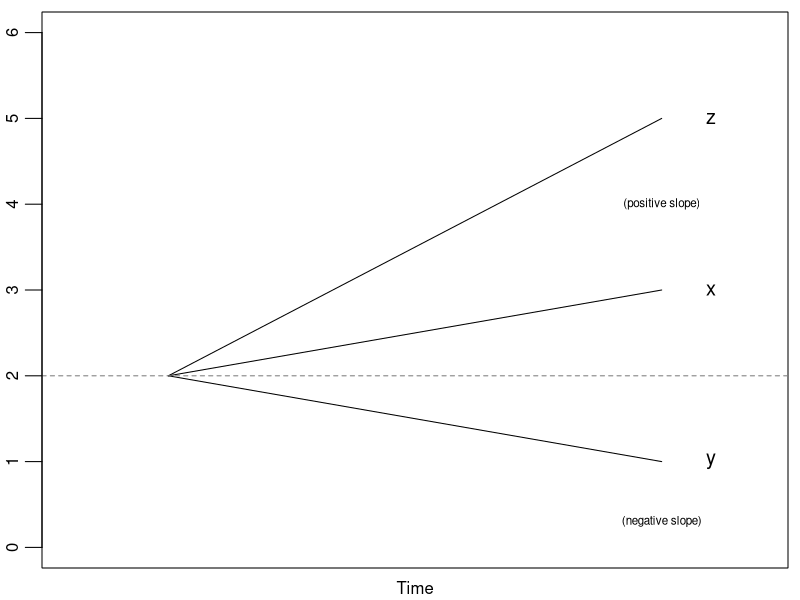

This figure's R source:
## plot figure ----

# create directory to save figure if it doesn't exist
if(!dir.exists("figures/")) {dir.create("figures/")}

# create tiff file
tiff(file = "figures/antiparallelism.tiff", 
     compression = "lzw", 
     res = 1000,
     width = 3543, 
     height = 2755, 
     units = "px", 
     pointsize = 12, 
     bg = "white")

# set parameters
par(mfrow = c(1, 1), # row and column structure
    mar = c(1.5, 2, 0.5, 0.5) + 0.1, # plot margins
    ljoin = 2, # bevelled line joins
    tck = -0.03) # length of tick marks

# line x
plot(1:2, 
     c(2, 3), 
     type = "l", 
     lty = 1, 
     xlab = "", 
     ylab = "", 
     xaxt = "n", 
     yaxt = "n", 
     xlim = c(0.8, 2.2),
     ylim = c(0, 6))

# line y
lines(c(2, 1), 
      type = "l", 
      lty = 1)

# line z
lines(c(2, 5), 
      type = "l", 
      lty = 1)

# dotted line
abline(h = 2,
       col = "grey50",
       lty = 2)

axis(side = 2, 
     labels = TRUE,
     line = 0,
     at = c(0,1,2,3,4,5,6))

text(x = 2, 
     y = 4, 
     labels = ("(positive slope)"), 
     cex = 0.7)

text(x = 2, 
     y = 0.3, 
     labels = ("(negative slope)"), 
     cex = 0.7)

text(x = 2.1, 
     y = 3, 
     labels = ("x"), 
     cex = 1.2)

text(x = 2.1, 
     y = 1, 
     labels = ("y"), 
     cex = 1.2)

text(x = 2.1, 
     y = 5, 
     labels = ("z"), 
     cex = 1.2)

# add x-axis label
mtext(text = "Time", 
      side = 1, 
      cex = 1, 
      line = 0.5)

# close tiff file
dev.off()